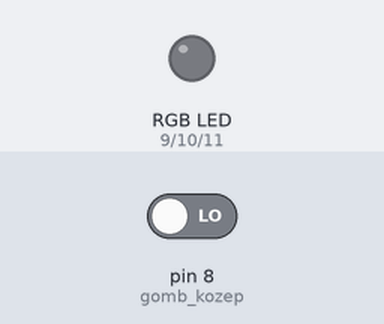
The sketch below on a simulated Arduino Uno, built with avr-gcc and run on an emulated ATmega328P. Parts: an RGB LED mixed from three pins (HIGH = lit). The inputs (shaded band) are chosen by the test bench; at power-on: pin 8 (gomb_kozep) LOW.

Above: at 1.2 s.
1.3 s: pin 8 (gomb_kozep) driven HIGH
At 2.0 s:
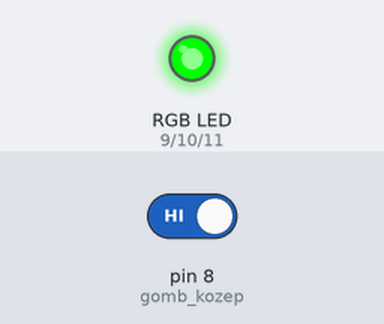
Timing chart, 0 to 4.3 s (numbered marks = the images above; inputs shaded):
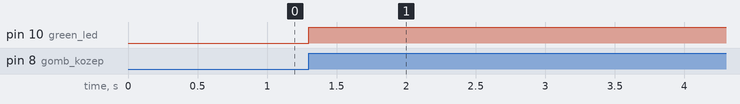

The sketch:

rgb.ino
```cpp
#define red_led      9
#define green_led    10
#define blue_led     11


#define gomb_kozep    8
int gomb_elozo = 0;
int led_allapot = 0;

void setup() {
  pinMode(red_led, OUTPUT);
  pinMode(green_led, OUTPUT);
  pinMode(blue_led, OUTPUT);
  pinMode(gomb_kozep, INPUT);
}

void loop() {
  int gomb_aktual = digitalRead(gomb_kozep);
  if (gomb_aktual == 1 & gomb_elozo == 0) {
    gomb_elozo = 1;
    led_allapot = !led_allapot;
    digitalWrite(10, led_allapot);
    delay(10);

    int gomb_aktual = digitalRead(gomb_kozep);
  if (gomb_aktual == 1 & gomb_elozo == 0) {
    gomb_elozo = 1;
    led_allapot = !led_allapot;
    digitalWrite(11, led_allapot);
    delay(10);
  }
  }
else if (gomb_aktual == 0 & gomb_elozo == 1) {
  gomb_elozo = 0;
}
}
```

Measured:
- after the input at 1.3 s, pin 10 (green_led): LOW → HIGH at once
